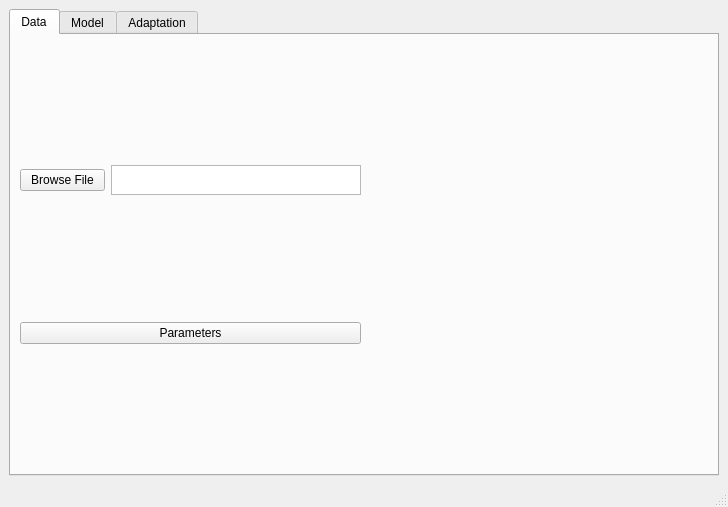
<?xml version="1.0" encoding="UTF-8"?>
<ui version="4.0">
 <class>MainWindow</class>
 <widget class="QMainWindow" name="MainWindow">
  <property name="geometry">
   <rect>
    <x>0</x>
    <y>0</y>
    <width>728</width>
    <height>507</height>
   </rect>
  </property>
  <property name="windowTitle">
   <string>MainWindow</string>
  </property>
  <widget class="QWidget" name="centralwidget">
   <layout class="QHBoxLayout" name="horizontalLayout_7">
    <item>
     <widget class="QTabWidget" name="tabWidget">
      <property name="minimumSize">
       <size>
        <width>0</width>
        <height>0</height>
       </size>
      </property>
      <property name="maximumSize">
       <size>
        <width>1000</width>
        <height>1000</height>
       </size>
      </property>
      <property name="tabPosition">
       <enum>QTabWidget::North</enum>
      </property>
      <property name="currentIndex">
       <number>0</number>
      </property>
      <property name="iconSize">
       <size>
        <width>40</width>
        <height>30</height>
       </size>
      </property>
      <widget class="QWidget" name="tab_data">
       <property name="enabled">
        <bool>true</bool>
       </property>
       <property name="sizePolicy">
        <sizepolicy hsizetype="Preferred" vsizetype="Preferred">
         <horstretch>0</horstretch>
         <verstretch>0</verstretch>
        </sizepolicy>
       </property>
       <property name="minimumSize">
        <size>
         <width>700</width>
         <height>0</height>
        </size>
       </property>
       <attribute name="title">
        <string>Data</string>
       </attribute>
       <layout class="QHBoxLayout" name="horizontalLayout_2">
        <item>
         <layout class="QHBoxLayout" name="horizontalLayout">
          <item>
           <layout class="QVBoxLayout" name="verticalLayout">
            <item>
             <layout class="QHBoxLayout" name="horizontalLayout_4">
              <item>
               <widget class="QPushButton" name="browse_button">
                <property name="text">
                 <string>Browse File</string>
                </property>
               </widget>
              </item>
              <item>
               <widget class="QTextEdit" name="filepath_textedit">
                <property name="enabled">
                 <bool>true</bool>
                </property>
                <property name="sizePolicy">
                 <sizepolicy hsizetype="Minimum" vsizetype="Minimum">
                  <horstretch>0</horstretch>
                  <verstretch>0</verstretch>
                 </sizepolicy>
                </property>
                <property name="minimumSize">
                 <size>
                  <width>100</width>
                  <height>30</height>
                 </size>
                </property>
                <property name="maximumSize">
                 <size>
                  <width>250</width>
                  <height>30</height>
                 </size>
                </property>
                <property name="undoRedoEnabled">
                 <bool>true</bool>
                </property>
                <property name="readOnly">
                 <bool>false</bool>
                </property>
               </widget>
              </item>
             </layout>
            </item>
            <item>
             <widget class="QPushButton" name="data_prmrs_button">
              <property name="text">
               <string>Parameters</string>
              </property>
             </widget>
            </item>
           </layout>
          </item>
          <item>
           <layout class="QVBoxLayout" name="verticalLayout_5">
            <item>
             <widget class="QWidget" name="plot_2" native="true"/>
            </item>
            <item>
             <layout class="QVBoxLayout" name="verticalLayout_6">
              <item>
               <widget class="QWidget" name="plot_1" native="true"/>
              </item>
             </layout>
            </item>
           </layout>
          </item>
         </layout>
        </item>
       </layout>
      </widget>
      <widget class="QWidget" name="tab_model">
       <attribute name="title">
        <string>Model</string>
       </attribute>
       <layout class="QHBoxLayout" name="horizontalLayout_8">
        <item>
         <layout class="QVBoxLayout" name="verticalLayout_9">
          <item>
           <widget class="QComboBox" name="well_type_combo">
            <item>
             <property name="text">
              <string>Vertical well</string>
             </property>
            </item>
            <item>
             <property name="text">
              <string>Horizontal well</string>
             </property>
            </item>
            <item>
             <property name="text">
              <string>ВС с МГРП</string>
             </property>
            </item>
            <item>
             <property name="text">
              <string>ГС с МГРП</string>
             </property>
            </item>
           </widget>
          </item>
          <item>
           <widget class="QComboBox" name="form_of_area_combo">
            <item>
             <property name="text">
              <string>Круговая область</string>
             </property>
            </item>
            <item>
             <property name="text">
              <string>Прямоугольная</string>
             </property>
            </item>
           </widget>
          </item>
          <item>
           <widget class="QComboBox" name="boundaries_type_combo">
            <property name="editable">
             <bool>false</bool>
            </property>
            <property name="currentText">
             <string>Mixed boundaries</string>
            </property>
            <item>
             <property name="text">
              <string>Mixed boundaries</string>
             </property>
            </item>
            <item>
             <property name="text">
              <string>Непроницаемые</string>
             </property>
            </item>
            <item>
             <property name="text">
              <string>Границы поддержания постоянного давления</string>
             </property>
            </item>
           </widget>
          </item>
          <item>
           <layout class="QHBoxLayout" name="horizontalLayout_5">
            <item>
             <widget class="QPushButton" name="model_prmrs_button">
              <property name="text">
               <string>Model parameters</string>
              </property>
             </widget>
            </item>
            <item>
             <widget class="QPushButton" name="prmrs_dunno_button">
              <property name="text">
               <string>Parameters ????</string>
              </property>
             </widget>
            </item>
           </layout>
          </item>
         </layout>
        </item>
        <item>
         <layout class="QVBoxLayout" name="verticalLayout_7">
          <item>
           <widget class="QWidget" name="plot_3" native="true"/>
          </item>
          <item>
           <layout class="QVBoxLayout" name="verticalLayout_8">
            <item>
             <widget class="QWidget" name="plot_4" native="true"/>
            </item>
           </layout>
          </item>
         </layout>
        </item>
       </layout>
      </widget>
      <widget class="QWidget" name="tab_adaptation">
       <attribute name="title">
        <string>Adaptation</string>
       </attribute>
      </widget>
     </widget>
    </item>
   </layout>
  </widget>
  <widget class="QStatusBar" name="statusbar"/>
 </widget>
 <resources/>
 <connections/>
</ui>
